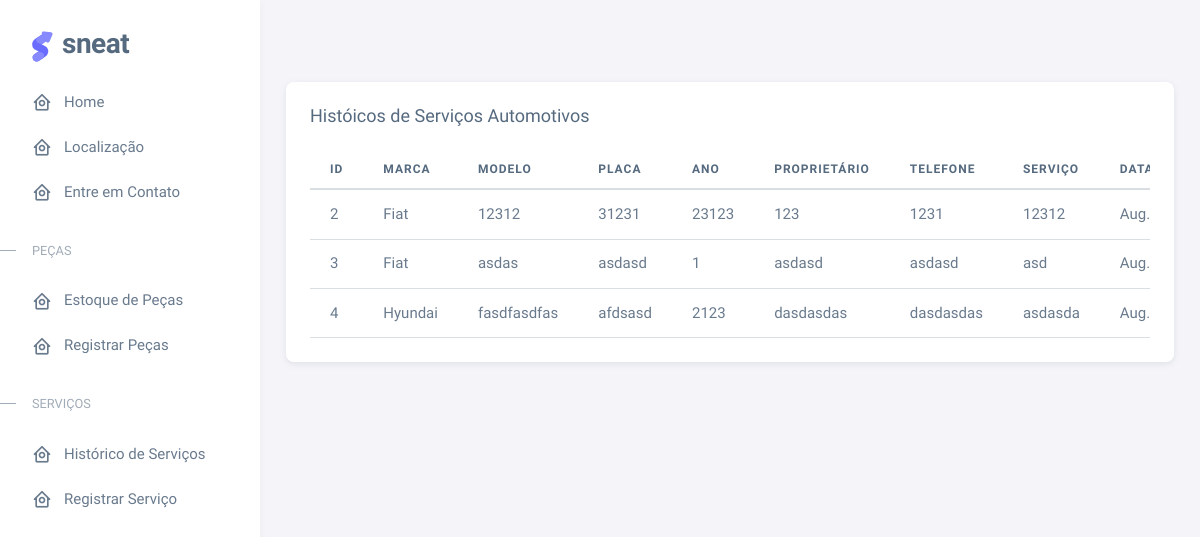
The page /services-list/ on the database its author committed.
### backend/models.py (models this page shows)
class Service(models.Model):
    VEHICLE_BRANDS = [
        ('Ford', 'Ford'),
        ('Chevrolet', 'Chevrolet'),
        ('Toyota', 'Toyota'),
        ('Honda', 'Honda'),
        ('Volkswagen', 'Volkswagen'),
        ('Fiat', 'Fiat'),
        ('Hyundai', 'Hyundai'),
    ]
    brand = models.CharField(max_length=50, choices=VEHICLE_BRANDS)
    model = models.CharField(max_length=50)
    license_plate = models.CharField(max_length=10)
    year = models.PositiveIntegerField()
    owner_name = models.CharField(max_length=100)
    owner_phone = models.CharField(max_length=20)
    problem_description = models.TextField()
    service_date = models.DateField(auto_now_add=True)
    def __str__(self):
        return f"{self.brand} {self.model} - {self.license_plate}"

### backend/views.py (the view)
# urls.py: path('services-list/', ServicesList.as_view(), name='services-list'),
class ServicesList(View):
    template_name = 'services-list.html'
    def get(self, request):
        context = {
            "services": Service.objects.all()
        }
        print(context)
        return render(request, self.template_name, context=context)

### templates/services-list.html (shortened to what this page needs)
{% extends "base.html" %}
{% block content %}
<div class="card mb-4">
    <h5 class="card-header">Históicos de Serviços Automotivos</h5>
    <div class="card-body">
        <div class="table-responsive text-nowrap">
            <table class="table table-hover">
                <thead class="table">
                    <tr>
                        <th>ID</th>
                        <th>Marca</th>
                        <th>Modelo</th>
                        <th>Placa</th>
                        <th>Ano</th>
                        <th>Proprietário</th>
                        <th>Telefone</th>
                        <th>Serviço</th>
                        <th>Data do Serviço</th>
                    </tr>
                </thead>
                <tbody>
                    {% for service in services %}
                    <tr>
                        <td>{{ service.id }}</td>
                        <td>{{ service.brand }}</td>
                        <td>{{ service.model }}</td>
                        <td>{{ service.license_plate }}</td>
                        <td>{{ service.year }}</td>
                        <td>{{ service.owner_name }}</td>
                        <td>{{ service.owner_phone }}</td>
                        <td>{{ service.problem_description }}</td>
                        <td>{{ service.service_date }}</td>
                    </tr>
                    {% empty %}
                    <tr>
                        <td colspan="11" class="text-center">Nenhum serviço encontrado</td>
                    </tr>
                    {% endfor %}
                </tbody>
            </table>
        </div>
    </div>
</div>
{% endblock %}

### rows shown on the page
Service: id "2", brand "Fiat", model "12312", license_plate "31231", year "23123", owner_name "123", owner_phone "1231", problem_description "12312", service_date "Aug.…"
Service: id "3", brand "Fiat", model "asdas", license_plate "asdasd", year "1", owner_name "asdasd", owner_phone "asdasd", problem_description "asd", service_date "Aug.…"
Service: id "4", brand "Hyundai", model "fasdfasdfas", license_plate "afdsasd", year "2123", owner_name "dasdasdas", owner_phone "dasdasdas", problem_description "asdasda", service_date "Aug.…"
